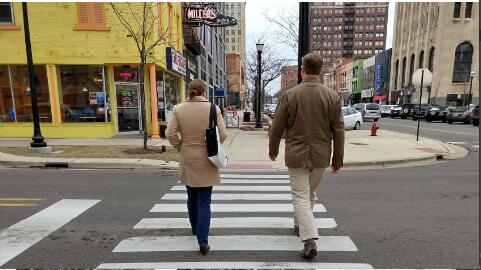
#> input picture 实战项目/img/people.jpg, 481 x 270 px
$ python '行人检测.py'
#> lines starting #> are read from the running program, lines starting #| are printed output that depends on the picture; after the words box and inside, x2 and y2 are one past the last pixel; in counts of white or black regions, pixels touching at a corner belong together
#> further down, image is the input picture: shape (270, 481, 3); mean B, G, R 107.2, 121.6, 129.3
import cv2

def detect(image, winStride, padding, scale, useMeanshiftGrouping):
#> called with winStride = (8, 8), padding = (2, 2), scale = 1.03, useMeanshiftGrouping = True
    hog = cv2.HOGDescriptor()   # 初始化HOG描述符
    # 设置SVM为一个预训练好的行人检测器
    hog.setSVMDetector(cv2.HOGDescriptor_getDefaultPeopleDetector())
    # 获取行人对应的矩形框及对应的权重值
    (rects, weights) = hog.detectMultiScale(image,
                                            winStride=winStride,
                                            padding=padding,
                                            scale=scale,
                                            useMeanshiftGrouping=useMeanshiftGrouping)
#> rects = [[152, 82, 93, 186]]; weights = [2.2]
    # 绘制每一个矩形框
    for (x, y, w, h) in rects:
        cv2.rectangle(image, (x, y), (x + w, y + h), (0, 0, 255), 2)
#> this loop made 1 pass
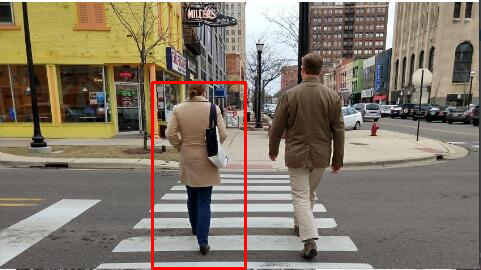
#> image: shape (270, 481, 3); 1.29% of pixels changed, all inside (x1, y1, x2, y2) = (151, 81, 247, 270)
    cv2.imshow('result', image)     # 显示原始结果

if __name__ == '__main__':
    image = cv2.imread('../img/people.jpg')
    winStride = (8, 8)
    padding = (2, 2)
    scale = 1.03
    useMeanshiftGrouping = True
    detect(image, winStride, padding, scale, useMeanshiftGrouping)
    cv2.waitKey(0)
    cv2.destroyAllWindows()
